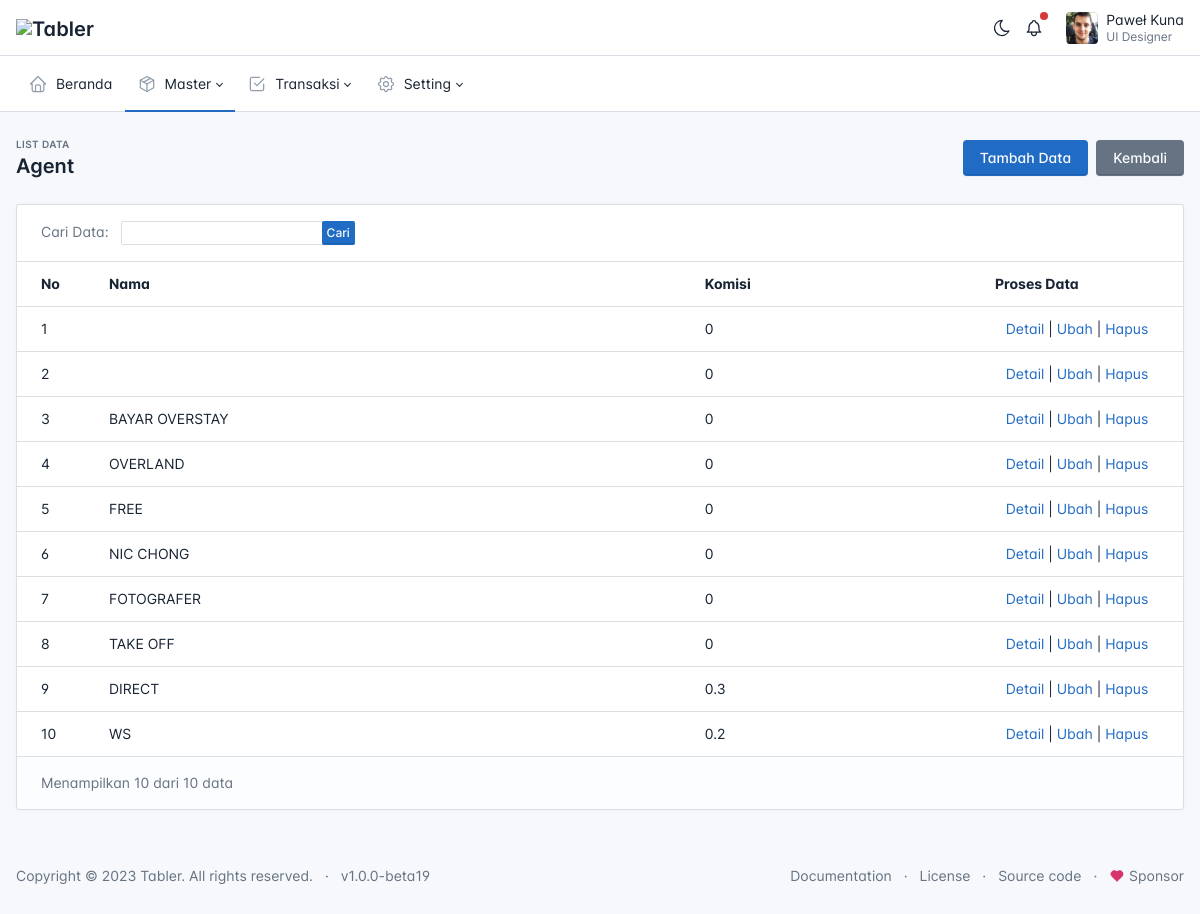
The page /t05_agent on the database its author committed.
### tables this page shows
CREATE TABLE `t05_agent` (
  `id` int(11) NOT NULL,
  `nama` varchar(100) NOT NULL,
  `komisi` double NOT NULL
);

### application/modules/t05_agent/controllers/T05_agent.php (called while the page is built, shortened)
<?php
class T05_agent extends CI_Controller
{
    function __construct()
    {
        $this->load->model('T05_agent_model');
        $this->load->library('form_validation');
    }
    public function index()
    {
        $q = urldecode($this->input->get('q', TRUE));
        $start = intval($this->input->get('start'));
        if ($q <> '') {
            $config['base_url'] = base_url() . 't05_agent?q=' . urlencode($q);
            $config['first_url'] = base_url() . 't05_agent?q=' . urlencode($q);
        } else {
            $config['base_url'] = base_url() . 't05_agent';
            $config['first_url'] = base_url() . 't05_agent';
        }
        $config['per_page'] = 10;
        $config['page_query_string'] = TRUE;
        $config['total_rows'] = $this->T05_agent_model->total_rows($q);
        $config['num_tag_open'] = '<li class="page-item">';
        $config['num_tag_close'] = '</li>';
        $config['cur_tag_open'] = '<li class="page-item active"><a class="page-link">';
        $config['cur_tag_close'] = '</a></li>';
        $config['full_tag_open'] = '<ul class="pagination m-0 ms-auto">';
        $config['full_tag_close'] = '</ul>';
        $config['attributes'] = array('class' => 'page-link');
        $config['num_links'] = 5;
        $t05_agent = $this->T05_agent_model->get_limit_data($config['per_page'], $start, $q);
        $this->load->library('pagination');
        $this->pagination->initialize($config);
        $data = array(
            't05_agent_data' => $t05_agent,
            'q' => $q,
            'pagination' => $this->pagination->create_links(),
            'total_rows' => $config['total_rows'],
            'start' => $start,
        );
        $this->load->view('t05_agent/t05_agent_list', $data);
    }
}

### index.php (called while the page is built, shortened)
<?php
require_once BASEPATH.'core/CodeIgniter.php';

### application/config/config.php (called while the page is built, shortened)
<?php
$config['base_url'] = '';
$config['base_url'] = ((isset($_SERVER['HTTPS']) && $_SERVER['HTTPS'] == "on") ? "https" : "http");
$config['base_url'] .= "://" . $_SERVER['HTTP_HOST'];
$config['base_url'] .= str_replace(basename($_SERVER['SCRIPT_NAME']), "", $_SERVER['SCRIPT_NAME']);
$config['index_page'] = '';
$config['uri_protocol']	= 'REQUEST_URI';
$config['url_suffix'] = '';
$config['language']	= 'english';
$config['charset'] = 'UTF-8';
$config['enable_hooks'] = FALSE;
$config['subclass_prefix'] = 'MY_';
$config['composer_autoload'] = FALSE;
$config['permitted_uri_chars'] = 'a-z 0-9~%.:_\-';
$config['enable_query_strings'] = FALSE;
$config['controller_trigger'] = 'c';
$config['function_trigger'] = 'm';
$config['directory_trigger'] = 'd';
$config['allow_get_array'] = TRUE;
$config['log_threshold'] = 0;
$config['log_path'] = '';
$config['log_file_extension'] = '';
$config['log_file_permissions'] = 0644;
$config['log_date_format'] = 'Y-m-d H:i:s';
$config['error_views_path'] = '';
$config['cache_path'] = '';
$config['cache_query_string'] = FALSE;
$config['encryption_key'] = '';
$config['sess_driver'] = 'files';
$config['sess_cookie_name'] = 'ci_session';
$config['sess_samesite'] = 'Lax';
$config['sess_expiration'] = 7200;
$config['sess_save_path'] = NULL;
$config['sess_match_ip'] = FALSE;
$config['sess_time_to_update'] = 300;
$config['sess_regenerate_destroy'] = FALSE;
$config['cookie_prefix']	= '';
$config['cookie_domain']	= '';
$config['cookie_path']		= '/';
$config['cookie_secure']	= FALSE;
$config['cookie_httponly'] 	= FALSE;
$config['cookie_samesite'] 	= 'Lax';
$config['standardize_newlines'] = FALSE;
$config['global_xss_filtering'] = FALSE;
$config['csrf_protection'] = FALSE;
$config['csrf_token_name'] = 'csrf_test_name';
$config['csrf_cookie_name'] = 'csrf_cookie_name';
$config['csrf_expire'] = 7200;
$config['csrf_regenerate'] = TRUE;
$config['csrf_exclude_uris'] = array();
$config['compress_output'] = FALSE;
$config['time_reference'] = 'local';
$config['rewrite_short_tags'] = FALSE;
$config['proxy_ips'] = '';

### application/config/development/config.php (called while the page is built, shortened)
<?php
$config['base_url'] = '';
$config['base_url'] = ((isset($_SERVER['HTTPS']) && $_SERVER['HTTPS'] == "on") ? "https" : "http");
$config['base_url'] .= "://" . $_SERVER['HTTP_HOST'];
$config['base_url'] .= str_replace(basename($_SERVER['SCRIPT_NAME']), "", $_SERVER['SCRIPT_NAME']);
$config['index_page'] = '';
$config['uri_protocol']	= 'REQUEST_URI';
$config['url_suffix'] = '';

### application/modules/t05_agent/models/T05_agent_model.php (called while the page is built, shortened)
<?php
class T05_agent_model extends CI_Model
{
    public $table = 't05_agent';
    public $id = 'id';
    public $order = 'DESC';
    function total_rows($q = NULL)
    {
        $this->db->like('id', $q);
    	$this->db->or_like('nama', $q);
    	$this->db->or_like('komisi', $q);
    	$this->db->from($this->table);
        return $this->db->count_all_results();
    }
    function get_limit_data($limit, $start = 0, $q = NULL)
    {
        $this->db->order_by($this->id, $this->order);
        $this->db->like('id', $q);
    	$this->db->or_like('nama', $q);
    	$this->db->or_like('komisi', $q);
    	$this->db->limit($limit, $start);
        return $this->db->get($this->table)->result();
    }
}

### application/modules/t05_agent/views/t05_agent_list.php (the view, shortened to what this page needs)
<div class="page-header d-print-none">
    <div class="container-xl">
        <div class="row g-2 align-items-center">
            <div class="col">
                <div class="page-pretitle">
                    List Data
                </div>
                <h2 class="page-title">
                    Agent
                </h2>
            </div>
            <div class="col-auto ms-auto d-print-none">
                <div class="btn-list">
                    <a href="<?= site_url('t05_agent/create') ?>" class="btn btn-primary d-none d-sm-inline-block">
                        Tambah Data
                    </a>
                    <a href="<?= site_url() ?>" class="btn btn-secondary d-none d-sm-inline-block">
                        Kembali
                    </a>
                </div>
            </div>
        </div>
    </div>
</div>
<div class="page-body">
    <div class="container-xl">
        <div class="row row-cards">
            <div class="col-12">
                <div class="card">
                    <div class="card-body border-bottom py-3">
                        <div class="d-flex">
                            <div class="text-muted">
                                Cari Data:
                                <div class="ms-2 d-inline-block">
                                    <form action="<?= site_url('t05_agent/index') ?>" method="get">
                                        <div class="input-group">
                                            <input type="text" class="form-control form-control-sm" name="q" value="<?= $q ?>">
                                            <span class="input-group-btn">
                                                <button class="btn btn-primary btn-sm" type="submit">Cari</button>
                                            </span>
                                        </div>
                                    </form>
                                </div>
                            </div>
                        </div>
                    </div>
                    <div class="table-responsive">
                        <table class="table card-table table-vcenter text-nowrap datatable">
                            <tr>
                                <th>No</th>
                                <th>Nama</th>
                                <th>Komisi</th>
                                <th>Proses Data</th>
                            </tr>
                            <?php foreach ($t05_agent_data as $t05_agent) { ?>
                            <tr>
                                <td width="80px"><?= ++$start ?></td>
                                <td><?= $t05_agent->nama ?></td>
                                <td><?= $t05_agent->komisi ?></td>
                                <td style="text-align:center" width="200px">
                                <?php
                                echo anchor(site_url('t05_agent/read/'.$t05_agent->id),'Detail');
                                echo ' | ';
                                echo anchor(site_url('t05_agent/update/'.$t05_agent->id),'Ubah');
                                echo ' | ';
                                echo anchor(site_url('t05_agent/delete/'.$t05_agent->id),'Hapus','onclick="javasciprt: return confirm(\'Hapus data ?\')"');
                                ?>
                                </td>
                            </tr>
                            <?php } ?>
                        </table>
                    </div>
                    <div class="card-footer d-flex align-items-center">
                        <p class="m-0 text-muted">Menampilkan <span><?= count($t05_agent_data) ?></span> dari <span><?= $total_rows ?></span> data</p>
                    </div>
                </div>
            </div>
        </div>
    </div>
</div>

### application/views/dist/_partials/header.php (style rules this page uses)
:root { --tblr-font-sans-serif: 'Inter Var', -apple-system, BlinkMacSystemFont, San Francisco, Segoe UI, Roboto, Helvetica Neue, sans-serif; }
body { font-feature-settings: "cv03", "cv04", "cv11"; }

### rows shown on the page
t05_agent: komisi "0", id "Detail", id "Ubah", id "Hapus"
t05_agent: komisi "0", id "Detail", id "Ubah", id "Hapus"
t05_agent: nama "BAYAR OVERSTAY", komisi "0", id "Detail", id "Ubah", id "Hapus"
t05_agent: nama "OVERLAND", komisi "0", id "Detail", id "Ubah", id "Hapus"
t05_agent: nama "FREE", komisi "0", id "Detail", id "Ubah", id "Hapus"
t05_agent: nama "NIC CHONG", komisi "0", id "Detail", id "Ubah", id "Hapus"
t05_agent: nama "FOTOGRAFER", komisi "0", id "Detail", id "Ubah", id "Hapus"
t05_agent: nama "TAKE OFF", komisi "0", id "Detail", id "Ubah", id "Hapus"
t05_agent: nama "DIRECT", komisi "0.3", id "Detail", id "Ubah", id "Hapus"
t05_agent: nama "WS", komisi "0.2", id "Detail", id "Ubah", id "Hapus"

### other values the page prints
count($t05_agent_data) "10"
$total_rows "10"
